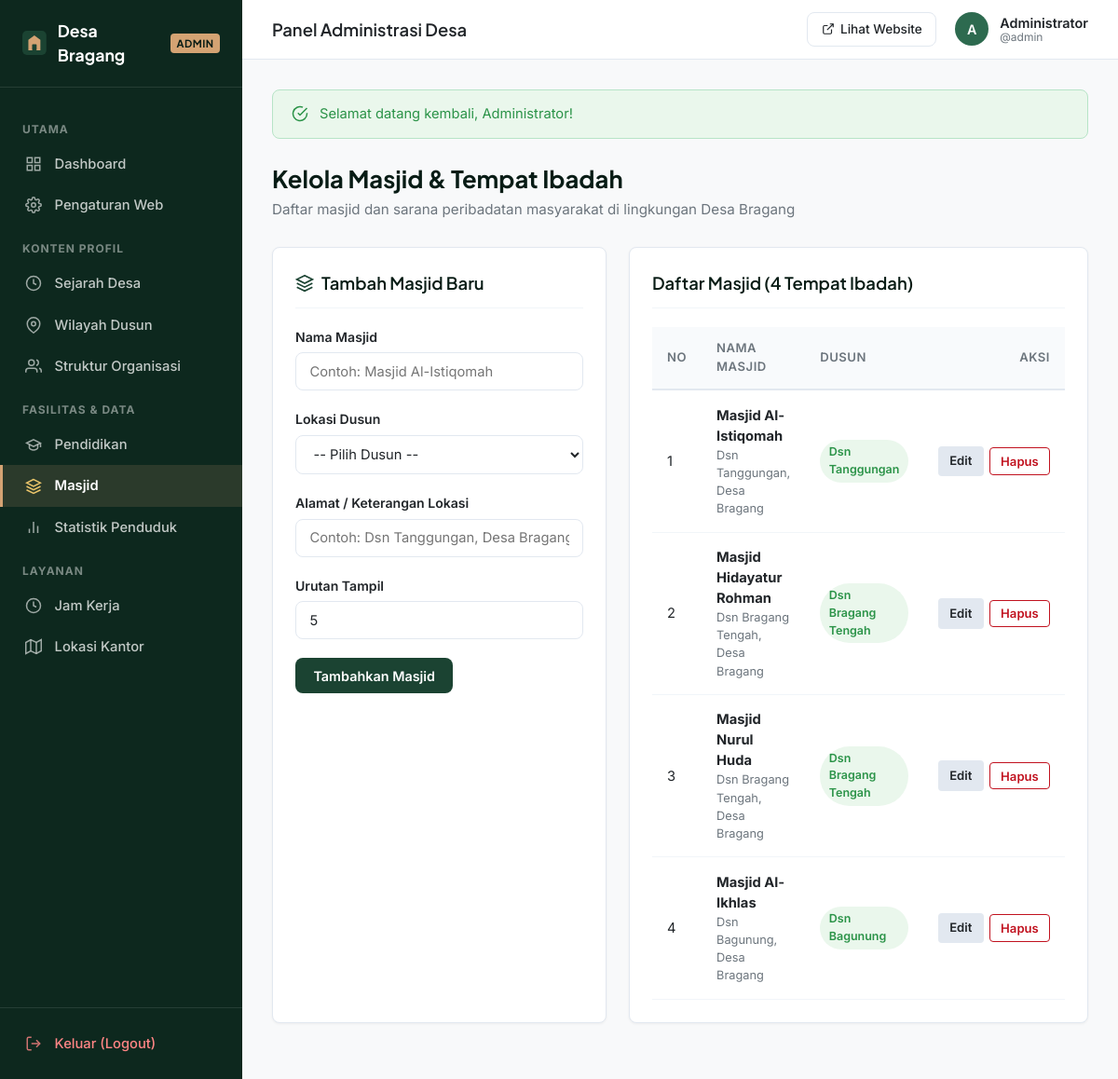
/admin/masjid.php (signed in), run on the app's committed database.
### tables this page shows
CREATE TABLE IF NOT EXISTS `masjid` (
    `id` INT AUTO_INCREMENT PRIMARY KEY,
    `nama` VARCHAR(200) NOT NULL,
    `dusun` VARCHAR(100) NOT NULL,
    `alamat` TEXT DEFAULT NULL,
    `sort_order` INT DEFAULT 0
);

### includes/helpers.php (called while the page is built, shortened)
<?php
function e($str) {
    return htmlspecialchars($str ?? '', ENT_QUOTES, 'UTF-8');
}
function getBasePath() {
    static $basePath = null;
    if ($basePath !== null) {
        return $basePath;
    }
    $appRoot = str_replace('\\', '/', realpath(dirname(__DIR__)));
    $docRoot = isset($_SERVER['DOCUMENT_ROOT']) && !empty($_SERVER['DOCUMENT_ROOT'])
        ? str_replace('\\', '/', realpath($_SERVER['DOCUMENT_ROOT']))
        : '';
    if ($docRoot && stripos($appRoot, $docRoot) === 0) {
        $sub = substr($appRoot, strlen($docRoot));
        $basePath = '/' . ltrim(str_replace('\\', '/', $sub), '/');
        $basePath = rtrim($basePath, '/');
    } else {
        $scriptDir = str_replace('\\', '/', dirname($_SERVER['SCRIPT_NAME'] ?? ''));
        $scriptDir = preg_replace('#/(admin|includes)(/.*)?$#i', '', $scriptDir);
        $basePath = rtrim($scriptDir, '/');
    }
    return $basePath;
}
function baseUrl($path = '') {
    $base = getBasePath();
    if ($path === '' || $path === '/') {
        return $base !== '' ? $base . '/' : '/';
    }
    return ($base !== '' ? $base : '') . '/' . ltrim($path, '/');
}

### admin/masjid.php (the view, shortened to what this page needs)
<?php
require_once __DIR__ . '/includes/admin_header.php';
$db = getDB();
$masjidList = $db->query('SELECT * FROM masjid ORDER BY sort_order ASC, id ASC')->fetchAll();
$editItem = null;
?>
<div class="page-header-admin">
    <div>
        <h1>Kelola Masjid & Tempat Ibadah</h1>
        <p>Daftar masjid dan sarana peribadatan masyarakat di lingkungan Desa Bragang</p>
    </div>
</div>
<div class="grid-2">
    <div class="card">
        <div class="card-title">
            <svg width="20" height="20" viewBox="0 0 24 24" fill="none" stroke="#1B4332" stroke-width="2"><path d="M12 2L2 7l10 5 10-5-10-5z"/><path d="M2 17l10 5 10-5"/><path d="M2 12l10 5 10-5"/></svg>
            <?= $editItem ? 'Edit Masjid: ' . e($editItem['nama']) : 'Tambah Masjid Baru' ?>
        </div>
        <form method="POST" action="">
            <div class="form-group">
                <label class="form-label" for="nama">Nama Masjid</label>
                <input type="text" id="nama" name="nama" class="form-control" placeholder="Contoh: Masjid Al-Istiqomah" value="<?= e($editItem['nama'] ?? '') ?>" required>
            </div>
            <div class="form-group">
                <label class="form-label" for="dusun">Lokasi Dusun</label>
                <select id="dusun" name="dusun" class="form-control" required>
                    <option value="">-- Pilih Dusun --</option>
                </select>
            </div>
            <div class="form-group">
                <label class="form-label" for="alamat">Alamat / Keterangan Lokasi</label>
                <input type="text" id="alamat" name="alamat" class="form-control" placeholder="Contoh: Dsn Tanggungan, Desa Bragang" value="<?= e($editItem['alamat'] ?? '') ?>">
            </div>
            <div class="form-group">
                <label class="form-label" for="sort_order">Urutan Tampil</label>
                <input type="number" id="sort_order" name="sort_order" class="form-control" value="<?= (int)($editItem['sort_order'] ?? (count($masjidList) + 1)) ?>">
            </div>
            <div style="display: flex; gap: 0.5rem;">
                <button type="submit" class="btn btn-primary">
                    <?= $editItem ? 'Simpan Perubahan' : 'Tambahkan Masjid' ?>
                </button>
            </div>
        </form>
    </div>
    <div class="card">
        <div class="card-title">
            Daftar Masjid (<?= count($masjidList) ?> Tempat Ibadah)
        </div>
        <div class="table-responsive">
            <table class="admin-table">
                <thead>
                    <tr>
                        <th style="width: 50px;">No</th>
                        <th>Nama Masjid</th>
                        <th>Dusun</th>
                        <th style="text-align: right;">Aksi</th>
                    </tr>
                </thead>
                <tbody>
                    <?php if (empty($masjidList)): ?>
                    <tr><td colspan="4" style="text-align:center; color: var(--text-muted);">Belum ada data masjid.</td></tr>
                    <?php else: foreach ($masjidList as $i => $m): ?>
                    <tr>
                        <td><?= $i + 1 ?></td>
                        <td>
                            <strong><?= e($m['nama']) ?></strong>
                            <?php if (!empty($m['alamat'])): ?>
                            <div style="font-size: 0.8rem; color: var(--text-muted);"><?= e($m['alamat']) ?></div>
                            <?php endif; ?>
                        </td>
                        <td><span class="badge badge-green">Dsn <?= e($m['dusun']) ?></span></td>
                        <td style="text-align: right;">
                            <div class="table-actions" style="justify-content: flex-end;">
                                <a href="<?= baseUrl('/admin/masjid.php?edit=' . $m['id']) ?>" class="btn btn-sm btn-secondary" title="Edit">
                                    Edit
                                </a>
                                <form method="POST" action="<?= baseUrl('/admin/masjid.php') ?>" style="display:inline-block;" onsubmit="return confirm('Hapus masjid <?= e($m['nama']) ?>?')">
                                    <button type="submit" class="btn btn-sm btn-outline-danger" title="Hapus">
                                        Hapus
                                    </button>
                                </form>
                            </div>
                        </td>
                    </tr>
                    <?php endforeach; endif; ?>
                </tbody>
            </table>
        </div>
    </div>
</div>
<?php require_once __DIR__ . '/includes/admin_footer.php'; ?>

### assets/css/admin.css (style rules this page uses)
:root { --primary: #1B4332; --primary-light: #2D6A4F; --primary-dark: #081C15; --accent: #D4A373; --accent-light: #E9C46A; --accent-soft: #FAF3E0; --bg-cream: #FEFAE0; --bg-white: #FFFFFF; --bg-gray: #F8F9FA; --bg-sidebar: #0D281E; --text-dark: #212529; --text-muted: #6C757D; --border-color: #E2E8F0; --border-light: #F1F5F9; --danger: #C1121F; --danger-light: #FDF0ED; --success: #2B9348; --success-light: #EAF7EC; --info: #0077B6; --info-light: #E0F2FE; --font-heading: 'Plus Jakarta Sans', -apple-system, BlinkMacSystemFont, sans-serif; --font-body: 'Inter', -apple-system, BlinkMacSystemFont, sans-serif; --radius-sm: 4px; --radius: 8px; --radius-lg: 12px; --shadow-sm: 0 1px 3px rgba(0, 0, 0, 0.05); --shadow: 0 4px 6px -1px rgba(0, 0, 0, 0.07); --sidebar-width: 260px; --header-height: 64px; }
*, *::before, *::after { box-sizing: border-box; margin: 0; padding: 0; }
body { font-family: var(--font-body); font-size: 15px; line-height: 1.5; color: var(--text-dark); background-color: var(--bg-gray); min-height: 100vh; }
.page-header-admin { display: flex; justify-content: space-between; align-items: center; margin-bottom: 1.75rem; flex-wrap: wrap; gap: 1rem; }
.page-header-admin h1 { font-family: var(--font-heading); font-size: 1.6rem; color: var(--primary-dark); font-weight: 700; }
.page-header-admin p { color: var(--text-muted); font-size: 0.95rem; margin-top: 0.2rem; }
.card { background: var(--bg-white); border: 1px solid var(--border-color); border-radius: var(--radius); padding: 1.5rem; margin-bottom: 1.75rem; box-shadow: var(--shadow-sm); }
.card-title { font-family: var(--font-heading); font-size: 1.15rem; font-weight: 600; color: var(--primary-dark); margin-bottom: 1.25rem; display: flex; align-items: center; gap: 0.5rem; border-bottom: 1px solid var(--border-light); padding-bottom: 0.75rem; }
.grid-2 { display: grid; grid-template-columns: repeat(2, 1fr); gap: 1.5rem; }
.table-responsive { overflow-x: auto; width: 100%; }
.admin-table { width: 100%; border-collapse: collapse; font-size: 0.92rem; text-align: left; }
.admin-table th { background: #F8FAFC; color: var(--text-muted); font-weight: 600; padding: 0.85rem 1rem; border-bottom: 2px solid var(--border-color); font-size: 0.82rem; text-transform: uppercase; letter-spacing: 0.5px; }
.admin-table td { padding: 0.95rem 1rem; border-bottom: 1px solid var(--border-light); vertical-align: middle; }
.table-actions { display: flex; gap: 0.4rem; align-items: center; }
.btn { display: inline-flex; align-items: center; justify-content: center; gap: 0.4rem; font-family: var(--font-body); font-size: 0.9rem; font-weight: 600; padding: 0.6rem 1.15rem; border-radius: var(--radius); border: 1px solid transparent; cursor: pointer; text-decoration: none; transition: all 0.2s ease; }
.btn-sm { padding: 0.35rem 0.7rem; font-size: 0.82rem; border-radius: var(--radius-sm); }
.btn-primary { background: var(--primary); color: #FFFFFF; }
.btn-secondary { background: #E2E8F0; color: var(--text-dark); }
.btn-outline-danger { background: transparent; border-color: var(--danger); color: var(--danger); }
.badge { display: inline-block; padding: 0.25rem 0.6rem; font-size: 0.78rem; font-weight: 600; border-radius: 9999px; background: #E2E8F0; color: var(--text-dark); }
.badge-green { background: var(--success-light); color: var(--success); }
.form-group { margin-bottom: 1.25rem; }
.form-label { display: block; margin-bottom: 0.4rem; font-weight: 600; font-size: 0.88rem; color: var(--text-dark); }
.form-control { width: 100%; padding: 0.65rem 0.9rem; font-family: var(--font-body); font-size: 0.92rem; border: 1px solid var(--border-color); border-radius: var(--radius); background: var(--bg-white); color: var(--text-dark); transition: border-color 0.2s; }

### data on the page
masjid: nama "Masjid Al-Istiqomah", alamat "Dsn Tanggungan, Desa Bragang", dusun "Tanggungan"
masjid: nama "Masjid Hidayatur Rohman", alamat "Dsn Bragang Tengah, Desa Bragang", dusun "Bragang Tengah"
masjid: nama "Masjid Nurul Huda", alamat "Dsn Bragang Tengah, Desa Bragang", dusun "Bragang Tengah"
masjid: nama "Masjid Al-Ikhlas", alamat "Dsn Bagunung, Desa Bragang", dusun "Bagunung"

### other printed values
$siteName "Desa Bragang"
substr($currentUser['nama'] ?? 'A', 0, 1) "A"
$currentUser['nama'] "Administrator"
$currentUser['username'] "admin"
$flash['message'] "Selamat datang kembali, Administrator!"
count($masjidList) "4"
